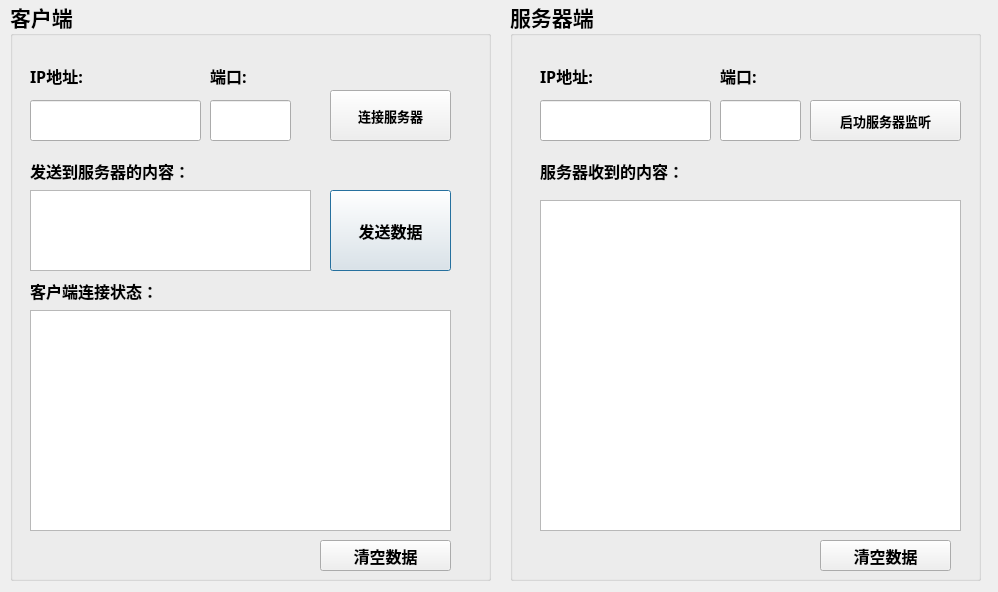
<?xml version="1.0" encoding="UTF-8"?>
<ui version="4.0">
 <class>Dialog</class>
 <widget class="QDialog" name="Dialog">
  <property name="geometry">
   <rect>
    <x>0</x>
    <y>0</y>
    <width>998</width>
    <height>592</height>
   </rect>
  </property>
  <property name="windowTitle">
   <string>Dialog</string>
  </property>
  <widget class="QLabel" name="label">
   <property name="geometry">
    <rect>
     <x>540</x>
     <y>50</y>
     <width>111</width>
     <height>51</height>
    </rect>
   </property>
   <property name="font">
    <font>
     <family>Arial Black</family>
     <pointsize>12</pointsize>
     <weight>75</weight>
     <bold>true</bold>
    </font>
   </property>
   <property name="text">
    <string>IP地址:</string>
   </property>
   <property name="textFormat">
    <enum>Qt::PlainText</enum>
   </property>
  </widget>
  <widget class="QLabel" name="label_2">
   <property name="geometry">
    <rect>
     <x>540</x>
     <y>150</y>
     <width>271</width>
     <height>41</height>
    </rect>
   </property>
   <property name="font">
    <font>
     <family>Arial Black</family>
     <pointsize>12</pointsize>
     <weight>75</weight>
     <bold>true</bold>
    </font>
   </property>
   <property name="text">
    <string>服务器收到的内容：</string>
   </property>
  </widget>
  <widget class="QLabel" name="label_6">
   <property name="geometry">
    <rect>
     <x>30</x>
     <y>50</y>
     <width>111</width>
     <height>51</height>
    </rect>
   </property>
   <property name="font">
    <font>
     <family>Arial Black</family>
     <pointsize>12</pointsize>
     <weight>75</weight>
     <bold>true</bold>
    </font>
   </property>
   <property name="text">
    <string>IP地址:</string>
   </property>
   <property name="textFormat">
    <enum>Qt::PlainText</enum>
   </property>
  </widget>
  <widget class="QGroupBox" name="groupBox">
   <property name="geometry">
    <rect>
     <x>10</x>
     <y>0</y>
     <width>481</width>
     <height>581</height>
    </rect>
   </property>
   <property name="font">
    <font>
     <family>Arial Black</family>
     <pointsize>16</pointsize>
     <weight>75</weight>
     <bold>true</bold>
    </font>
   </property>
   <property name="title">
    <string>客户端</string>
   </property>
   <widget class="QPushButton" name="Btn_Client_Send">
    <property name="geometry">
     <rect>
      <x>320</x>
      <y>190</y>
      <width>121</width>
      <height>81</height>
     </rect>
    </property>
    <property name="font">
     <font>
      <family>Arial Black</family>
      <pointsize>12</pointsize>
      <weight>75</weight>
      <bold>true</bold>
     </font>
    </property>
    <property name="text">
     <string>发送数据</string>
    </property>
   </widget>
   <widget class="QTextEdit" name="Text_From_Client">
    <property name="geometry">
     <rect>
      <x>20</x>
      <y>190</y>
      <width>281</width>
      <height>81</height>
     </rect>
    </property>
    <property name="font">
     <font>
      <family>Arial</family>
      <pointsize>10</pointsize>
      <weight>50</weight>
      <bold>false</bold>
     </font>
    </property>
   </widget>
   <widget class="QLineEdit" name="Client_IP_Edit">
    <property name="geometry">
     <rect>
      <x>20</x>
      <y>100</y>
      <width>171</width>
      <height>41</height>
     </rect>
    </property>
    <property name="font">
     <font>
      <family>Arial</family>
      <pointsize>10</pointsize>
      <weight>50</weight>
      <bold>false</bold>
     </font>
    </property>
   </widget>
   <widget class="QLineEdit" name="Client_Port_Edit">
    <property name="geometry">
     <rect>
      <x>200</x>
      <y>100</y>
      <width>81</width>
      <height>41</height>
     </rect>
    </property>
    <property name="font">
     <font>
      <family>Arial</family>
      <pointsize>10</pointsize>
      <weight>50</weight>
      <bold>false</bold>
     </font>
    </property>
   </widget>
   <widget class="QLabel" name="label_7">
    <property name="geometry">
     <rect>
      <x>200</x>
      <y>50</y>
      <width>71</width>
      <height>51</height>
     </rect>
    </property>
    <property name="font">
     <font>
      <family>Arial Black</family>
      <pointsize>12</pointsize>
      <weight>75</weight>
      <bold>true</bold>
     </font>
    </property>
    <property name="text">
     <string>端口:</string>
    </property>
   </widget>
   <widget class="QTextBrowser" name="Client_Connect_Status">
    <property name="geometry">
     <rect>
      <x>20</x>
      <y>310</y>
      <width>421</width>
      <height>221</height>
     </rect>
    </property>
    <property name="font">
     <font>
      <family>Arial</family>
      <pointsize>10</pointsize>
      <weight>50</weight>
      <bold>false</bold>
     </font>
    </property>
    <property name="readOnly">
     <bool>true</bool>
    </property>
   </widget>
   <widget class="QPushButton" name="Btn_Client_Connet_Server">
    <property name="geometry">
     <rect>
      <x>320</x>
      <y>90</y>
      <width>121</width>
      <height>51</height>
     </rect>
    </property>
    <property name="font">
     <font>
      <family>Arial Black</family>
      <pointsize>10</pointsize>
      <weight>75</weight>
      <bold>true</bold>
     </font>
    </property>
    <property name="text">
     <string>连接服务器</string>
    </property>
   </widget>
   <widget class="QLabel" name="label_8">
    <property name="geometry">
     <rect>
      <x>20</x>
      <y>150</y>
      <width>271</width>
      <height>41</height>
     </rect>
    </property>
    <property name="font">
     <font>
      <family>Arial Black</family>
      <pointsize>12</pointsize>
      <weight>75</weight>
      <bold>true</bold>
     </font>
    </property>
    <property name="text">
     <string>发送到服务器的内容：</string>
    </property>
   </widget>
   <widget class="QLabel" name="label_5">
    <property name="geometry">
     <rect>
      <x>20</x>
      <y>280</y>
      <width>171</width>
      <height>21</height>
     </rect>
    </property>
    <property name="font">
     <font>
      <family>Arial Black</family>
      <pointsize>12</pointsize>
      <weight>75</weight>
      <bold>true</bold>
     </font>
    </property>
    <property name="text">
     <string>客户端连接状态：</string>
    </property>
   </widget>
   <widget class="QPushButton" name="Btn_Client_Clear">
    <property name="geometry">
     <rect>
      <x>310</x>
      <y>540</y>
      <width>131</width>
      <height>31</height>
     </rect>
    </property>
    <property name="font">
     <font>
      <family>Arial Black</family>
      <pointsize>12</pointsize>
      <weight>75</weight>
      <bold>true</bold>
     </font>
    </property>
    <property name="text">
     <string>清空数据</string>
    </property>
   </widget>
  </widget>
  <widget class="QGroupBox" name="groupBox_2">
   <property name="geometry">
    <rect>
     <x>510</x>
     <y>0</y>
     <width>471</width>
     <height>581</height>
    </rect>
   </property>
   <property name="font">
    <font>
     <family>Arial Black</family>
     <pointsize>16</pointsize>
     <weight>75</weight>
     <bold>true</bold>
    </font>
   </property>
   <property name="title">
    <string>服务器端</string>
   </property>
   <widget class="QPushButton" name="Btn_Server_Clear">
    <property name="geometry">
     <rect>
      <x>310</x>
      <y>540</y>
      <width>131</width>
      <height>31</height>
     </rect>
    </property>
    <property name="font">
     <font>
      <family>Arial Black</family>
      <pointsize>12</pointsize>
      <weight>75</weight>
      <bold>true</bold>
     </font>
    </property>
    <property name="text">
     <string>清空数据</string>
    </property>
   </widget>
   <widget class="QPushButton" name="Btn_Server_Start_Listen">
    <property name="geometry">
     <rect>
      <x>300</x>
      <y>100</y>
      <width>151</width>
      <height>41</height>
     </rect>
    </property>
    <property name="font">
     <font>
      <family>Arial Black</family>
      <pointsize>10</pointsize>
      <weight>75</weight>
      <bold>true</bold>
     </font>
    </property>
    <property name="text">
     <string>启功服务器监听</string>
    </property>
   </widget>
   <widget class="QLineEdit" name="Server_IP_Edit">
    <property name="geometry">
     <rect>
      <x>30</x>
      <y>100</y>
      <width>171</width>
      <height>41</height>
     </rect>
    </property>
    <property name="font">
     <font>
      <family>Arial</family>
      <pointsize>10</pointsize>
      <weight>50</weight>
      <bold>false</bold>
     </font>
    </property>
   </widget>
   <widget class="QLineEdit" name="Server_Port_Edit">
    <property name="geometry">
     <rect>
      <x>210</x>
      <y>100</y>
      <width>81</width>
      <height>41</height>
     </rect>
    </property>
    <property name="font">
     <font>
      <family>Arial</family>
      <pointsize>10</pointsize>
      <weight>50</weight>
      <bold>false</bold>
     </font>
    </property>
   </widget>
   <widget class="QLabel" name="label_3">
    <property name="geometry">
     <rect>
      <x>210</x>
      <y>50</y>
      <width>71</width>
      <height>51</height>
     </rect>
    </property>
    <property name="font">
     <font>
      <family>Arial Black</family>
      <pointsize>12</pointsize>
      <weight>75</weight>
      <bold>true</bold>
     </font>
    </property>
    <property name="text">
     <string>端口:</string>
    </property>
   </widget>
   <widget class="QTextBrowser" name="Server_Received_Text">
    <property name="geometry">
     <rect>
      <x>30</x>
      <y>200</y>
      <width>421</width>
      <height>331</height>
     </rect>
    </property>
    <property name="font">
     <font>
      <family>Arial</family>
      <pointsize>10</pointsize>
      <weight>50</weight>
      <bold>false</bold>
     </font>
    </property>
   </widget>
  </widget>
  <zorder>groupBox_2</zorder>
  <zorder>groupBox</zorder>
  <zorder>label</zorder>
  <zorder>label_2</zorder>
  <zorder>label_6</zorder>
 </widget>
 <tabstops>
  <tabstop>Server_Received_Text</tabstop>
 </tabstops>
 <resources/>
 <connections/>
</ui>
